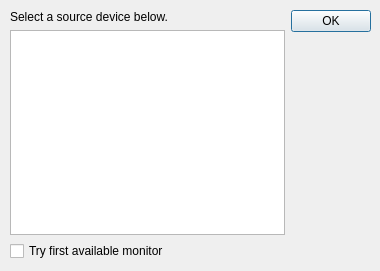
<ui version="4.0" >
 <class>pipeWireDeviceChooserDialog</class>
 <widget class="QDialog" name="pipeWireDeviceChooserDialog" >
  <property name="geometry" >
   <rect>
    <x>0</x>
    <y>0</y>
    <width>380</width>
    <height>271</height>
   </rect>
  </property>
  <property name="windowTitle" >
   <string>PipeWire Audio Settings</string>
  </property>
  <widget class="QWidget" name="layoutWidget" >
   <property name="geometry" >
    <rect>
     <x>10</x>
     <y>10</y>
     <width>361</width>
     <height>251</height>
    </rect>
   </property>
   <layout class="QHBoxLayout" >
    <item>
     <layout class="QVBoxLayout" >
      <item>
       <widget class="QLabel" name="label" >
        <property name="text" >
         <string>Select a source device below.</string>
        </property>
       </widget>
      </item>
      <item>
       <widget class="QListView" name="devicesListView" >
        <property name="toolTip" >
         <string>&lt;html>&lt;head>&lt;meta name="qrichtext" content="1" />&lt;style type="text/css">
p, li { white-space: pre-wrap; }
&lt;/style>&lt;/head>&lt;body style=" font-family:'Sans Serif'; font-size:10pt; font-weight:400; font-style:normal;">
&lt;p style=" margin-top:0px; margin-bottom:0px; margin-left:0px; margin-right:0px; -qt-block-indent:0; text-indent:0px;">Double click a source device to activate it.&lt;/p>&lt;/body>&lt;/html></string>
        </property>
        <property name="autoFillBackground" >
         <bool>true</bool>
        </property>
        <property name="viewMode" >
         <enum>QListView::ListMode</enum>
        </property>
       </widget>
      </item>
      <item>
       <widget class="QCheckBox" name="tryFirstAvailableMonitorCheckBox" >
        <property name="toolTip" >
         <string>This will try to find any available monitor source on startup as the PipeWire audio source. Monitor sources capture system audio output. This is the recommended way to get projectM to visualize sound without specifying a device explicitly.</string>
        </property>
        <property name="text" >
         <string>Try first available monitor</string>
        </property>
       </widget>
      </item>
     </layout>
    </item>
    <item>
     <widget class="QDialogButtonBox" name="buttonBox" >
      <property name="orientation" >
       <enum>Qt::Vertical</enum>
      </property>
      <property name="standardButtons" >
       <set>QDialogButtonBox::Ok</set>
      </property>
     </widget>
    </item>
   </layout>
  </widget>
 </widget>
 <resources>
  <include location="DeviceChooser.qrc" />
 </resources>
 <connections>
  <connection>
   <sender>buttonBox</sender>
   <signal>rejected()</signal>
   <receiver>pipeWireDeviceChooserDialog</receiver>
   <slot>reject()</slot>
   <hints>
    <hint type="sourcelabel" >
     <x>316</x>
     <y>260</y>
    </hint>
    <hint type="destinationlabel" >
     <x>286</x>
     <y>274</y>
    </hint>
   </hints>
  </connection>
  <connection>
   <sender>buttonBox</sender>
   <signal>accepted()</signal>
   <receiver>pipeWireDeviceChooserDialog</receiver>
   <slot>accept()</slot>
   <hints>
    <hint type="sourcelabel" >
     <x>248</x>
     <y>254</y>
    </hint>
    <hint type="destinationlabel" >
     <x>157</x>
     <y>274</y>
    </hint>
   </hints>
  </connection>
 </connections>
</ui>
